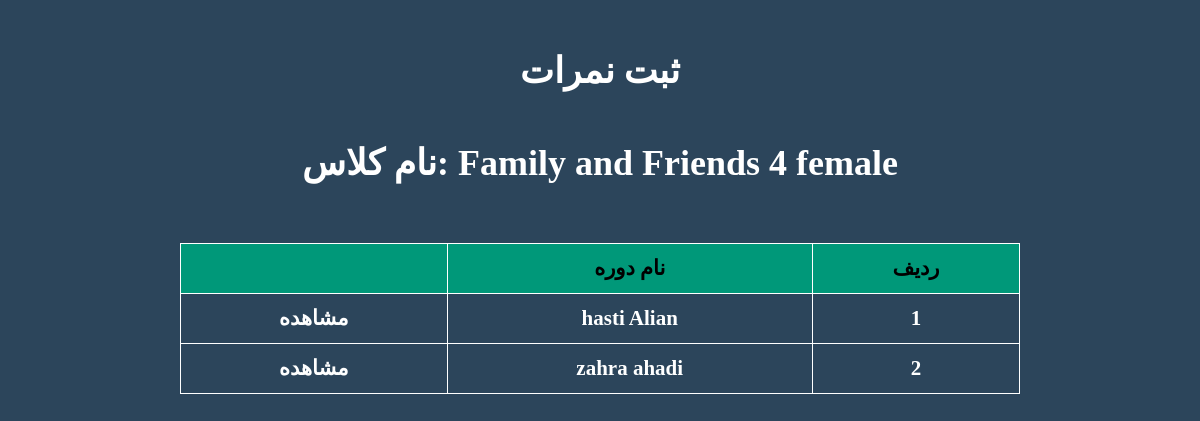
Page /teacher-panel/mani/score/family-and-friends-1-female-family-and-friends-4-female/ on the earlier database version.
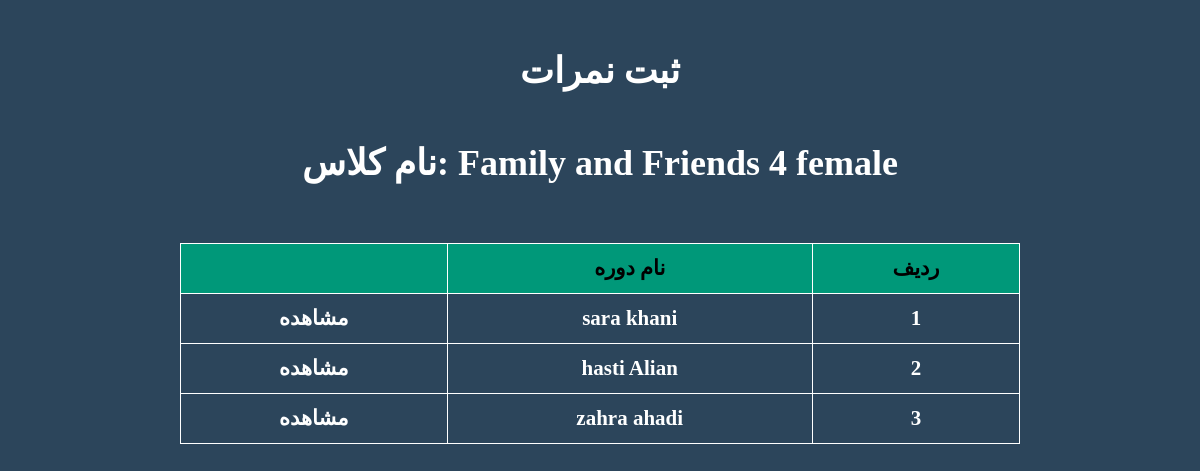
Same page on the later database version.
### account_module/models.py (models this page shows, shortened)
class User(AbstractUser):
    USER_TYPE_CHOICES = (
        ('teacher', 'Teacher'),
        ('student', 'Student'),
    )
    GENDER_CHOICES = (
        ('male', 'Male'),
        ('female', 'Female'),
    )
    user_type = models.CharField(max_length=10, choices=USER_TYPE_CHOICES)
    gender = models.CharField(max_length=10, choices=GENDER_CHOICES, blank=True, null=True)
    current_term = models.ForeignKey('Term', on_delete=models.SET_NULL, blank=True, null=True)
    slug = models.SlugField(unique=True, blank=True, null=True)
    national_id = models.CharField(max_length=10, blank=True, null=True)
    parent_number = models.CharField(max_length=11, blank=True, null=True)
    def full_name(self):
        return f'{self.first_name} {self.last_name}'

### panel_module/views.py (the view)
# urls.py: path('teacher-panel/<slug:teacher_slug>/score/<slug:class_slug>/', views.ScoresStudentsView.as_view(), name='score_students'),
class ScoresStudentsView(TemplateView):
    template_name = 'teacher_panel/scores_Students.html'
    def get_context_data(self, **kwargs):
        context = super().get_context_data(**kwargs)
        teacher_slug = self.kwargs.get('teacher_slug')
        teacher = get_object_or_404(User, slug=teacher_slug)
        class_slug = self.kwargs.get('class_slug')
        class_obj = get_object_or_404(Class, slug=class_slug, teacher=teacher)
        students = class_obj.students.filter(user_type='student')
        context['teacher'] = teacher
        context['class_obj'] = class_obj
        context['students'] = students
        return context

### panel_module/templates/teacher_panel/scores_Students.html (shortened to what this page needs)
{% extends 'base.html' %}
{% load static %}
{% load static %}
{% block header_refrences %}
    <link rel="stylesheet" href="{% static 'css/style.css' %}">
    <link rel="stylesheet" href="{% static 'css/panelstyle.css' %}">
    <link rel="stylesheet" href="{% static 'css/portal.css' %}">
    <link rel="stylesheet" href="{% static 'fontawesome-free-5.15.4-web/css/all.css' %}">
{% endblock %}
{% block content %}
            	<body>
				<section>
					<div class="w90 text-center title2 padtop">
						<b>ثبت نمرات</b>
					</div>
                    <div class="w90 text-center title2 padtop">
                        <b>نام کلاس: {{ class_obj.term.name }} {{ class_obj.gender }}</b>
                    </div>
					<div>
					<table class="content">
						<thead >
							<tr>
								<th>ردیف</th>
								<th>نام دوره</th>
								<th></th>
							</tr>
						</thead>
						<tbody>
                        {% for student in students %}
                            <tr>
								<td>{{ forloop.counter }}</td>
								<td>{{ student.full_name }}</td>
								<td><a href="{% url 'score_taking' teacher_slug=teacher.slug class_slug=class_obj.slug student_slug=student.slug  %}">مشاهده</a></td>
							</tr>
                        {% endfor %}
						</tbody>
					</table>
					</div>
				</section>
		    </body>
{% endblock %}

Differences in the rows shown:
now on this page (row edited): User: full_name "sara khani"
